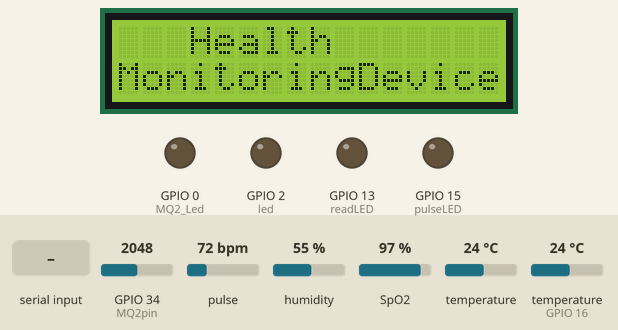
This sketch was run on a simulated ESP32. Shown: 16×2 character LCD, output pins drawn as LEDs (lit = HIGH). Dashed ring = blinking. Inputs (shaded band) come from the test bench; at power-on: GPIO 34 (MQ2pin) = 2048, temperature (sensor on GPIO 16) 24 °C, pulse 72 bpm, humidity 55 %, SpO2 97 %, temperature 24 °C. What the sketch prints to the serial monitor is not drawn.

Above: at 2.3 s.
2.4 s: "1" received over Serial
3.9 s: GPIO 34 (MQ2pin) set to 426
6.9 s: GPIO 34 (MQ2pin) set to 367
At 7.65 s:
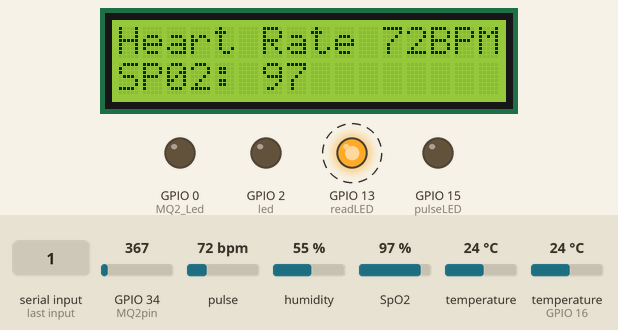
9.6 s: GPIO 34 (MQ2pin) set to 440
At 10.27 s:
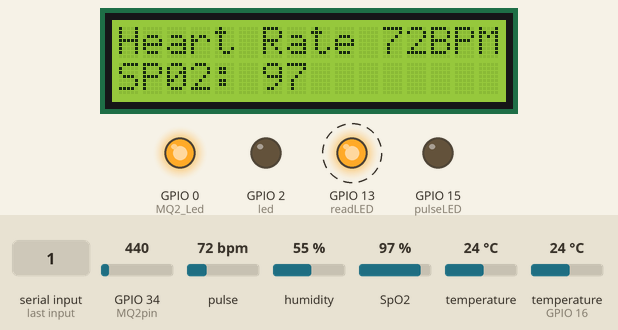
12.6 s: temperature (sensor on GPIO 16) set to 4 °C
15.6 s: temperature (sensor on GPIO 16) set to 12 °C
Timing chart, 0 to 19.6 s (numbered marks = the images above; inputs shaded):
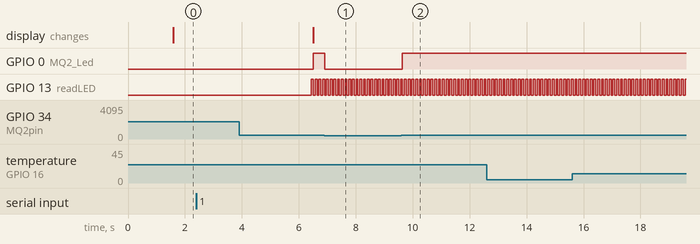

The sketch:

ESP_combined_2.ino
```cpp
// Code for ESP32 Based DHT11 and MQ-2 Sensor Pulse Oxymeter a

/*
  It is best to attach the sensor to your finger using a rubber band or other tightening
  device. Humans are generally bad at applying constant pressure to a thing. When you
  press your finger against the sensor it varies enough to cause the blood in your
  finger to flow differently which causes the sensor readings to go wonky.
*/

// Including Libraries
#include <dht.h>
#include <Wire.h>
#include "MAX30105.h"
#include "spo2_algorithm.h"
#include <LiquidCrystal_I2C.h>


MAX30105 particleSensor;

#define led 2
#define dht_apin 16
#define MQ2pin 34
#define MQ2_Led 0

#define Threshold 400  // For MQ-2
#define MAX_BRIGHTNESS 255 // For Oxymeter

#if defined(__AVR_ATmega328P__) || defined(__AVR_ATmega168__)
//Arduino Uno doesn't have enough SRAM to store 100 samples of IR led data and red led data in 32-bit format
//To solve this problem, 16-bit MSB of the sampled data will be truncated. Samples become 16-bit data.
uint16_t irBuffer[100]; //infrared LED sensor data
uint16_t redBuffer[100];  //red LED sensor data
#else
uint32_t irBuffer[100]; //infrared LED sensor data
uint32_t redBuffer[100];  //red LED sensor data
#endif

int32_t bufferLength; //data length
int32_t spo2; //SPO2 value
int8_t validSPO2; //indicator to show if the SPO2 calculation is valid
int32_t heartRate; //heart rate value
int8_t validHeartRate; //indicator to show if the heart rate calculation is valid

byte pulseLED = 15; //Must be on PWM pin
byte readLED = 13; //Blinks with each data read
float sensorValue;  //variable to store sensor value

// Calling the library
dht DHT;

// Setting LCD Display
LiquidCrystal_I2C lcd(0x27,16,2);  // set the LCD address to 0x3F for a 16 chars and 2 line display

void setup()
{
  Serial.begin(115200); // initialize serial communication at 115200 bits per second:
  delay(500);//Delay to let system boot
  Serial.println("DHT11 Humidity & temperature Sensor");
  Serial.println("MQ2 warming up!");

  delay(1000);//Wait before accessing Sensor
  pinMode(led, OUTPUT);
  pinMode(MQ2_Led, OUTPUT);
  pinMode(pulseLED, OUTPUT);
  pinMode(readLED, OUTPUT);

  lcd.init();
  lcd.clear();
  lcd.backlight();      // Make sure backlight is on

  // Print a message on both lines of the LCD.
  lcd.setCursor(3,0);   //Set cursor to character 2 on line 0
  lcd.print("Health");

  lcd.setCursor(0,1);   //Move cursor to character 2 on line 1
  lcd.print("MonitoringDevice");

  // Initialize sensor
  if (!particleSensor.begin(Wire, I2C_SPEED_FAST)) //Use default I2C port, 400kHz speed
  {
    Serial.println(F("MAX30105 was not found. Please check wiring/power."));
    while (1);
  }

  Serial.println(F("Attach sensor to finger with rubber band. Press any key to start conversion"));
  while (Serial.available() == 0) ; //wait until user presses a key
  Serial.read();

  byte ledBrightness = 60; //Options: 0=Off to 255=50mA
  byte sampleAverage = 4; //Options: 1, 2, 4, 8, 16, 32
  byte ledMode = 2; //Options: 1 = Red only, 2 = Red + IR, 3 = Red + IR + Green
  byte sampleRate = 100; //Options: 50, 100, 200, 400, 800, 1000, 1600, 3200
  int pulseWidth = 411; //Options: 69, 118, 215, 411
  int adcRange = 4096; //Options: 2048, 4096, 8192, 16384

  particleSensor.setup(ledBrightness, sampleAverage, ledMode, sampleRate, pulseWidth, adcRange); //Configure sensor with these settings
  particleSensor.enableDIETEMPRDY(); //Enable the temp ready interrupt. This is required.

}

void loop()
{
  bufferLength = 100; //buffer length of 100 stores 4 seconds of samples running at 25sps

  //read the first 100 samples, and determine the signal range
  for (byte i = 0 ; i < bufferLength ; i++)
  {
    while (particleSensor.available() == false) //do we have new data?
      particleSensor.check(); //Check the sensor for new data

    redBuffer[i] = particleSensor.getRed();
    irBuffer[i] = particleSensor.getIR();
    particleSensor.nextSample(); //We're finished with this sample so move to next sample

    Serial.print(F("red="));
    Serial.print(redBuffer[i], DEC);
    Serial.print(F(", ir="));
    Serial.println(irBuffer[i], DEC);
  }

  //calculate heart rate and SpO2 after first 100 samples (first 4 seconds of samples)
  maxim_heart_rate_and_oxygen_saturation(irBuffer, bufferLength, redBuffer, &spo2, &validSPO2, &heartRate, &validHeartRate);

  //Continuously taking samples from MAX30102.  Heart rate and SpO2 are calculated every 1 second
  while (1)
  {
    //dumping the first 25 sets of samples in the memory and shift the last 75 sets of samples to the top
    for (byte i = 25; i < 100; i++)
    {
      redBuffer[i - 25] = redBuffer[i];
      irBuffer[i - 25] = irBuffer[i];
    }

    //take 25 sets of samples before calculating the heart rate.
    for (byte i = 75; i < 100; i++)
    {
      while (particleSensor.available() == false) //do we have new data?
        particleSensor.check(); //Check the sensor for new data

      digitalWrite(readLED, !digitalRead(readLED)); //Blink onboard LED with every data read

      redBuffer[i] = particleSensor.getRed();
      irBuffer[i] = particleSensor.getIR();
      particleSensor.nextSample(); //We're finished with this sample so move to next sample

      //send samples and calculation result to terminal program through UART
      Serial.print(F("red="));
      Serial.print(redBuffer[i], DEC);
      Serial.print(F(", ir="));
      Serial.println(irBuffer[i], DEC);

      Serial.print(F("HR="));
      Serial.print(heartRate, DEC);

      Serial.print(F(", HRvalid="));
      Serial.print(validHeartRate, DEC);

      Serial.print(F(", SPO2="));
      Serial.print(spo2, DEC);

      Serial.print(F(", SPO2Valid="));
      Serial.print(validSPO2, DEC);

      // Printing Heart Rate and SP02 In LCD Display
      lcd.clear();
      lcd.setCursor(0,0);   //Move cursor to character 0 on line 1
      lcd.print("Heart Rate ");
      lcd.print(heartRate);
      lcd.print("BPM");

      lcd.setCursor(0, 1);
      lcd.print("SP02: ");
      lcd.print(spo2);

//   Reading Body Temperature
     float temperature = particleSensor.readTemperature();

     Serial.print(F(" Body TemperatureC="));
     Serial.print(temperature, 4);
     Serial.println(" ");

//  DHT11 - Sensor
    DHT.read11(dht_apin);

    Serial.print(F("Current humidity = "));
    Serial.print(DHT.humidity);
    Serial.print("%  ");
    Serial.print(F("Room Temperature = "));
    Serial.print(DHT.temperature);
    Serial.print("C  ");

    //Fastest should be once every two seconds

    // MQ-2 Smoke Sensor
    sensorValue = analogRead(MQ2pin); // read analog input pin 17

    Serial.print("Smoke: ");
    Serial.print(sensorValue);

    if(sensorValue > Threshold)
    {
      Serial.print(" | Smoke detected!");
      digitalWrite(MQ2_Led, HIGH);
    }
    else{
      digitalWrite(MQ2_Led, LOW);
      }

    Serial.println("");
    delay(1); // wait 2s for next reading
    Serial.println("=======================");
    }

    //After gathering 25 new samples recalculate HR and SP02
    maxim_heart_rate_and_oxygen_saturation(irBuffer, bufferLength, redBuffer, &spo2, &validSPO2, &heartRate, &validHeartRate);
  }
}
```

Measured:
- the behaviour switches between 401 and 400 on GPIO 34 (MQ2pin) (found by bisection; images 0 and 1)
- after the input at 2.4 s, every drawn part: stays the same
- after the input at 6.9 s, GPIO 0 (MQ2_Led): HIGH → LOW at once
- after the input at 9.6 s, GPIO 0 (MQ2_Led): LOW → HIGH at once
- by itself, GPIO 13 (readLED): alternates HIGH for 0.07 s and LOW for 0.07 s
